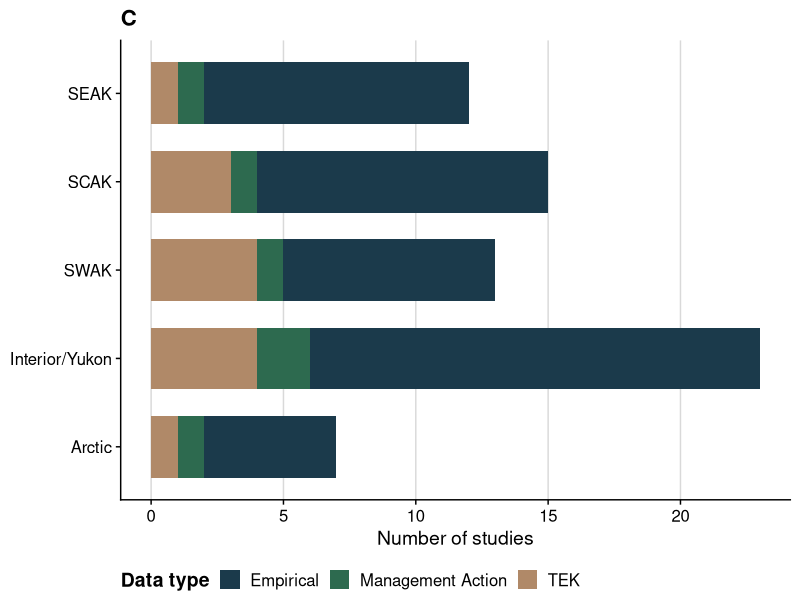
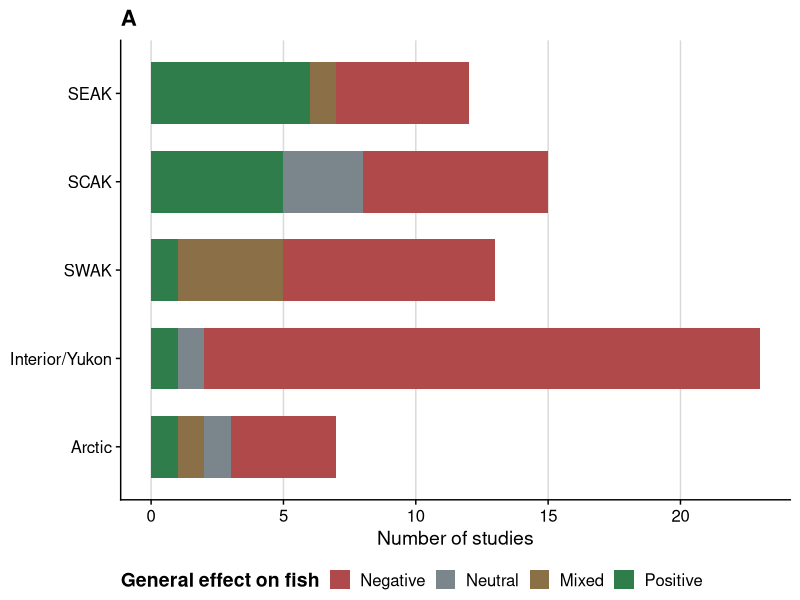
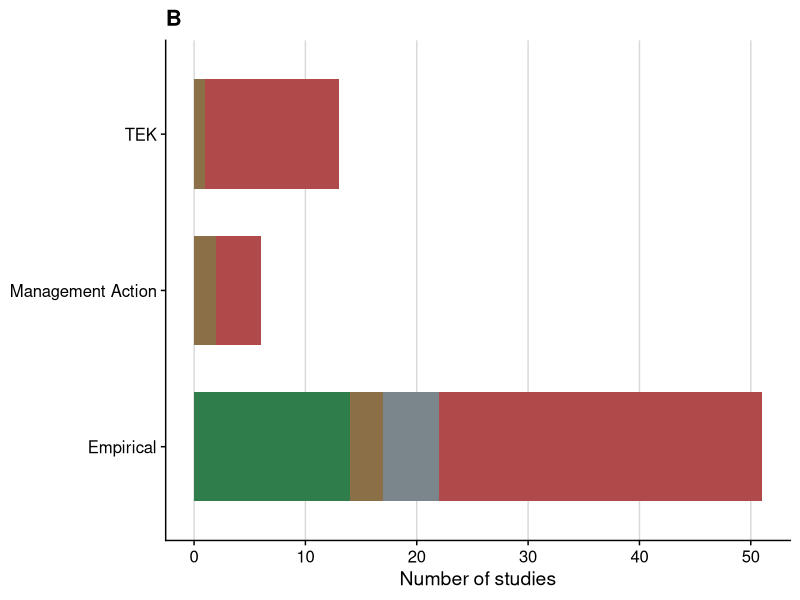
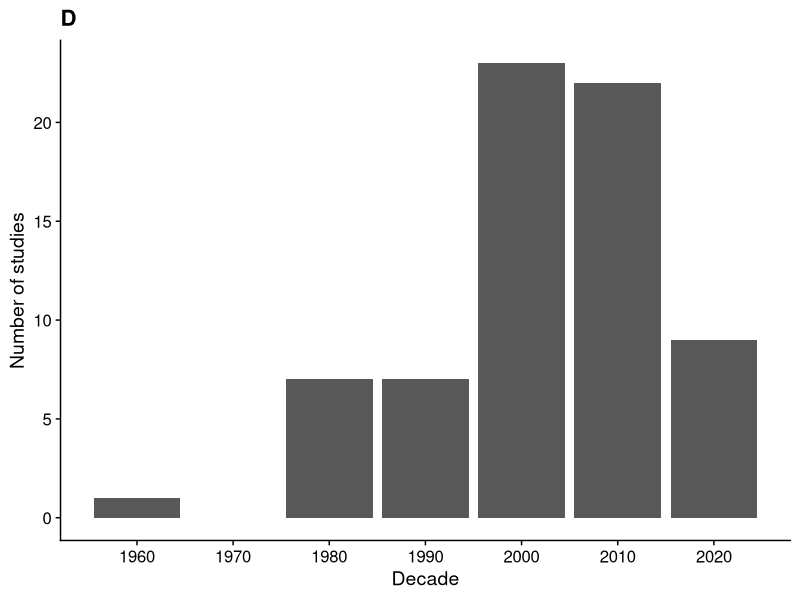
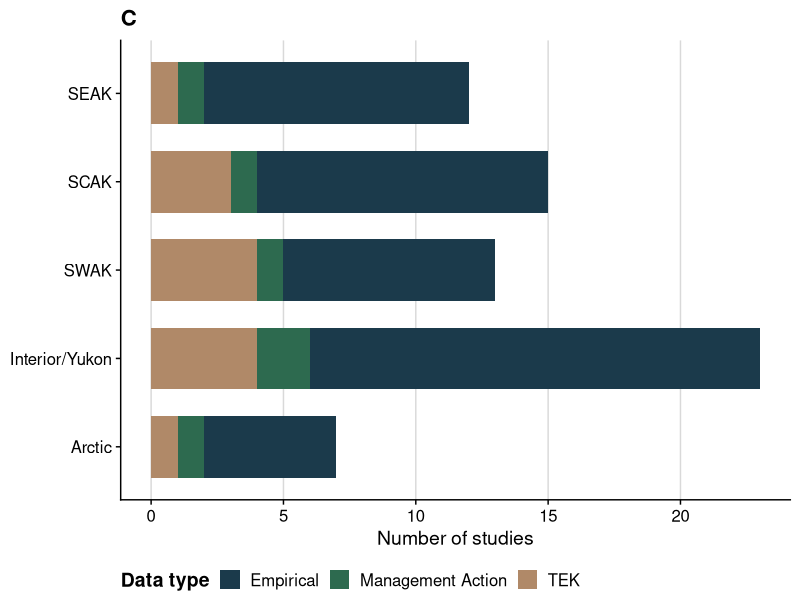
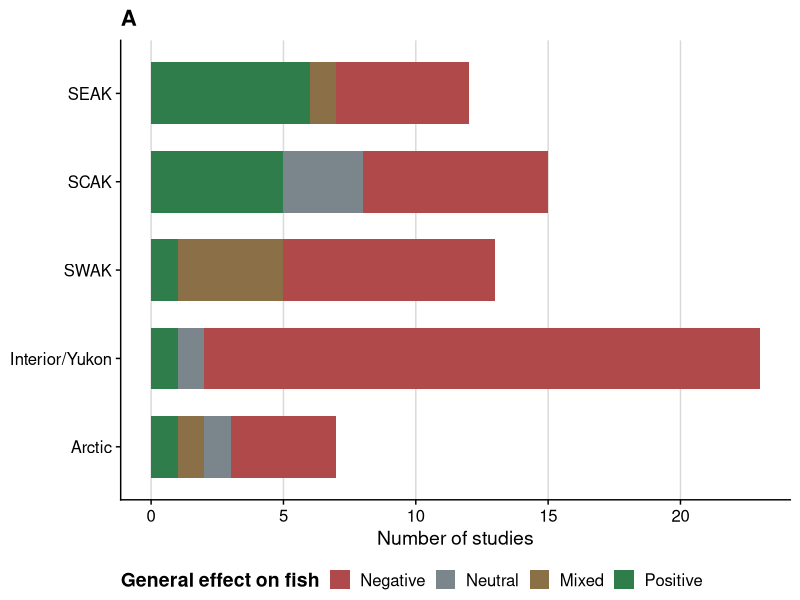
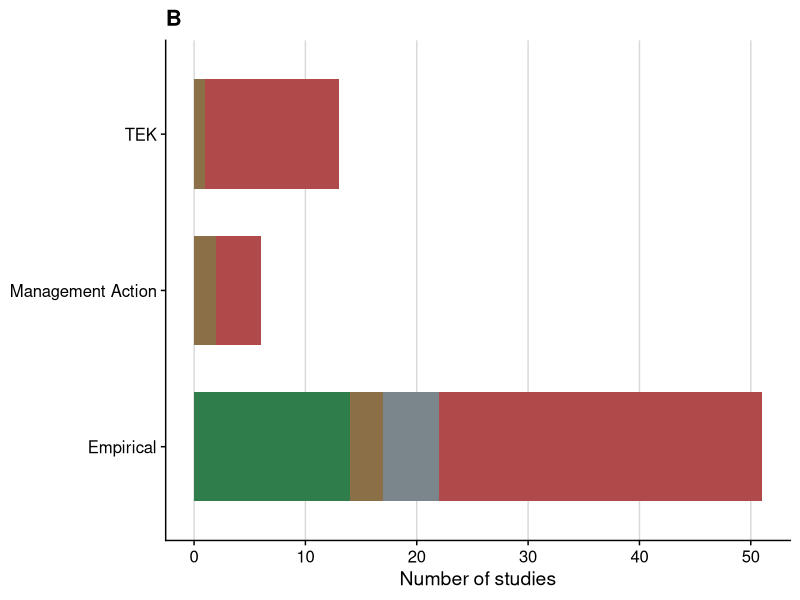
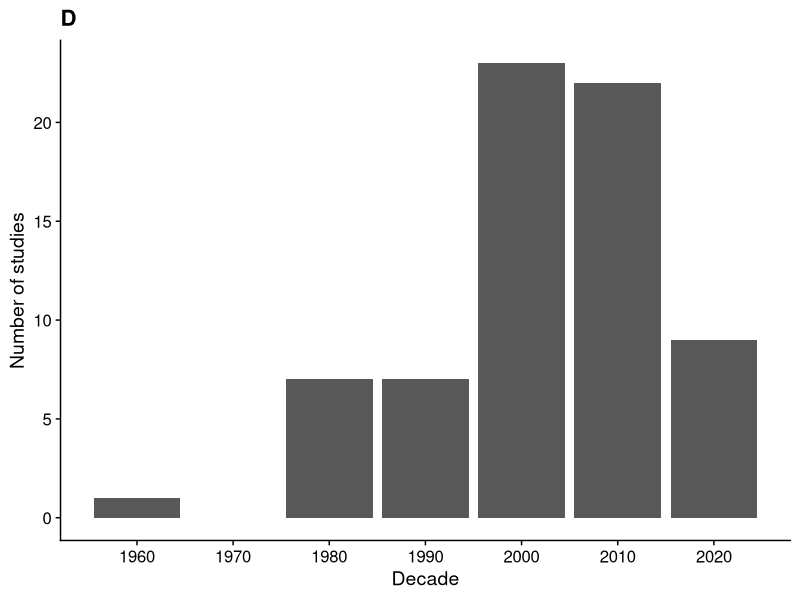

These figures' R source, in order:
################################################################################
#################### Alaska Beaver and Fish Literature Review ##################
################ Authors: Will Samuel (UAF) and Erin Larson (UAA) ##############
################################################################################
# Update log
# 2026-11-13: 70 documents included (was 69).
#   Samuel 2023 thesis split into two studies, consistent with Malison et al.
#   2014/2015/2016 (dissertation chapters counted separately):
#     Samuel et al. in press (Ecosphere; thesis Chapter 1, fish-passage simulations),
#       entered as Publication, Year = 2026 for the decade plot.
#     Samuel 2023 (thesis Chapter 2, eDNA/abundance sampling), Thesis/dissertation.
#   Both Empirical, Interior/Yukon, Negative. Count comments below updated.
#   Kroeker n.d. has no publication date (Year = NA), so the decade plot
#   (panel D) includes 69 of the 70 documents.
# 2026-10-27: 69 documents included (was 63).
#   Added: Taylor 2012, Netro 2008, von Finster 2012, Ott and Morris 2011,
#          de Graff 2018 (Interior/Yukon); Harding 1993 (SEAK).
#   Martin 1988 moved from SEAK to SCAK (Tiekel River, Copper River basin).
#   Somerville and Marie year corrected from 2006 to 2015.
#   Elliot 2011 corrected to Elliott 1992 (NAJFM 12:837-840).
#   Count comments below updated to match this version of the bibliography.
################################################################################



library(tidyverse)
library(ggplot2)
library(readxl)
library(cowplot)
library(patchwork)





#Quick data processing

#lit <- read_excel("Annotated bibliography.xlsx")
lit <- read_excel("Annotated bibliography Final.xlsx")
str(lit)



lit_filtered <- lit %>%
  filter(!is.na(Region), !is.na(`Data type`),
         `Include in Map` == "Y")
  
nrow(lit_filtered) #70 articles that directly discuss beaver/fish interactions



lit_filtered$Region <- factor(
  lit_filtered$Region,
  levels = c("Arctic", "Interior/Yukon", "SWAK", "SCAK", "SEAK")
)


lit_filtered <- lit_filtered %>%
  mutate(`General effect on fish` = na_if(`General effect on fish`, "NA"))





# Summary Statisitics -----------------------------------------------------
#Overall
nrow(lit_filtered) #70
sum(lit_filtered$`Article Type` == "Publication", na.rm = TRUE) #20
sum(lit_filtered$`Article Type` == "Agency report", na.rm = TRUE) #33
sum(lit_filtered$`Article Type` == "Thesis/dissertation", na.rm = TRUE) #11
sum(lit_filtered$`Article Type` == "Conference proceeding", na.rm = TRUE) #1
sum(lit_filtered$`Article Type` == "Book", na.rm = TRUE) #0
sum(lit_filtered$`Article Type` %in% c("White paper", "Unpublished data"), na.rm = TRUE) #5

sum(lit_filtered$`Data type` == "Empirical", na.rm = TRUE) #51
sum(lit_filtered$`Data type` == "Management Action", na.rm = TRUE) #6
sum(lit_filtered$`Data type` == "TEK", na.rm = TRUE) #13

sum(lit_filtered$`General effect on fish` == "Positive", na.rm = TRUE) #14
sum(lit_filtered$`General effect on fish` == "Negative", na.rm = TRUE) #45
sum(lit_filtered$`General effect on fish` == "Neutral", na.rm = TRUE) #5
sum(lit_filtered$`General effect on fish` == "Mixed", na.rm = TRUE) #6



#SEAK
sum(lit_filtered$Region == "SEAK", na.rm = TRUE) #12

sum(lit_filtered$`Data type` == "Empirical" & lit_filtered$Region == "SEAK", na.rm = TRUE) #10
sum(lit_filtered$`Data type` == "Management Action" & lit_filtered$Region == "SEAK", na.rm = TRUE) #1
sum(lit_filtered$`Data type` == "TEK" & lit_filtered$Region == "SEAK", na.rm = TRUE) #1


sum(lit_filtered$`Article Type` == "Publication" & lit_filtered$Region == "SEAK", na.rm = TRUE) #5
sum(lit_filtered$`Article Type` == "Agency report" & lit_filtered$Region == "SEAK", na.rm = TRUE) #4
sum(lit_filtered$`Article Type` == "Thesis/dissertation" & lit_filtered$Region == "SEAK", na.rm = TRUE) #1


#SCAK
sum(lit_filtered$Region == "SCAK", na.rm = TRUE) #15

sum(lit_filtered$`Data type` == "Empirical" & lit_filtered$Region == "SCAK", na.rm = TRUE) #11
sum(lit_filtered$`Data type` == "Management Action" & lit_filtered$Region == "SCAK", na.rm = TRUE) #1
sum(lit_filtered$`Data type` == "TEK" & lit_filtered$Region == "SCAK", na.rm = TRUE) #3


#SWAK
sum(lit_filtered$Region == "SWAK", na.rm = TRUE) #13

sum(lit_filtered$`Data type` == "Empirical" & lit_filtered$Region == "SWAK", na.rm = TRUE) #8
sum(lit_filtered$`Data type` == "Management Action" & lit_filtered$Region == "SWAK", na.rm = TRUE) #1
sum(lit_filtered$`Data type` == "TEK" & lit_filtered$Region == "SWAK", na.rm = TRUE) #4


#Interior/Yukon
sum(lit_filtered$Region == "Interior/Yukon", na.rm = TRUE) #23

sum(lit_filtered$`Data type` == "Empirical" & lit_filtered$Region == "Interior/Yukon", na.rm = TRUE) #17
sum(lit_filtered$`Data type` == "Management Action" & lit_filtered$Region == "Interior/Yukon", na.rm = TRUE) #2
sum(lit_filtered$`Data type` == "TEK" & lit_filtered$Region == "Interior/Yukon", na.rm = TRUE) #4


#Arctic

sum(lit_filtered$Region == "Arctic", na.rm = TRUE) #7

sum(lit_filtered$`Data type` == "Empirical" & lit_filtered$Region == "Arctic", na.rm = TRUE) #5
sum(lit_filtered$`Data type` == "Management Action" & lit_filtered$Region == "Arctic", na.rm = TRUE) #1
sum(lit_filtered$`Data type` == "TEK" & lit_filtered$Region == "Arctic", na.rm = TRUE) #1




# Plotting ----------------------------------------------------------------


cols <- c(
  "#1B3A4B",
  "#2A6F97",
  "#61A5C2",
  "#2D6A4F",
  "#74C69D",
  "#B08968",
  "#D9ED92"
)


cols <- c("#1B3A4B", "#2D6A4F", "#B08968")



Regions_plot <- ggplot(lit_filtered, aes(x = Region, fill = `Data type`)) +
  geom_bar(width = 0.7) + #color = "black",
  coord_flip() +
  scale_fill_manual(values = cols) +
  labs(title = "C", x = NULL, y = "Number of studies", fill = "Data type") +
  theme_cowplot() +
  theme(
    legend.position = "bottom",
    legend.title = element_text(face = "bold"),
    axis.text.y = element_text(size = 12),
    axis.text.x = element_text(size = 12),
    panel.grid.major.x = element_line(color = "grey85"),
    panel.grid.major.y = element_blank()
  )
Regions_plot

ggsave("Figures/Regions_plot.jpeg", Regions_plot, 
       width = 7, 
       height = 5, 
       dpi = 300)



cols_effect <- c(
  "Negative" = "#B04A4A",
  "Neutral" = "#7A868C",
  "Mixed" = "#8B6F47",
  "Positive" = "#2F7D4A"
)

effect_order <- c("Negative", "Neutral", "Mixed", "Positive")

lit_filtered2 <- lit_filtered %>%
  mutate(`General effect on fish` = factor(`General effect on fish`, levels = effect_order))





effects_plot <- ggplot(lit_filtered2, aes(x = Region, fill = `General effect on fish`)) +
  geom_bar(
    data = dplyr::filter(lit_filtered2, !is.na(`General effect on fish`)),
    width = 0.7
  ) +
  coord_flip() +
  scale_fill_manual(
    values = cols_effect,
    limits = effect_order,
    breaks = effect_order
  ) +
  labs(title = "A", x = NULL, y = "Number of studies", fill = "General effect on fish") +
  theme_cowplot() +
  theme(
    legend.position = "bottom",
    legend.title = element_text(face = "bold"),
    axis.text.y = element_text(size = 12),
    axis.text.x = element_text(size = 12),
    panel.grid.major.x = element_line(color = "grey85"),
    panel.grid.major.y = element_blank()
  )

effects_plot

ggsave("Figures/effects_plot.jpeg", effects_plot, 
       width = 8, 
       height = 6, 
       dpi = 300)




datatype_plot <- ggplot(lit_filtered2, aes(x = `Data type`, fill = `General effect on fish`)) +
  geom_bar(
    data = dplyr::filter(lit_filtered2, !is.na(`General effect on fish`)),
    width = 0.7
  ) +
  coord_flip() +
  scale_fill_manual(
    values = cols_effect,
    limits = effect_order,
    breaks = effect_order
  ) +
  labs(title = "B", x = NULL, y = "Number of studies", fill = "General effect on fish") +
  theme_cowplot() +
  theme(
    legend.position = "none",
    legend.title = element_text(face = "bold"),
    axis.text.y = element_text(size = 12),
    axis.text.x = element_text(size = 12),
    panel.grid.major.x = element_line(color = "grey85"),
    panel.grid.major.y = element_blank()
  )

datatype_plot

ggsave("Figures/datatype_plot.jpeg", datatype_plot, 
       width = 8, 
       height = 6, 
       dpi = 300)




pubs_over_time <- lit_filtered %>%
  mutate(
    Year = as.numeric(Year),
    Decade = floor(Year / 10) * 10
  ) %>%
  ggplot(aes(x = Decade)) +
  geom_bar() +
  scale_x_continuous(breaks = seq(1960, 2030, 10)) +
  labs(title = "D", x = "Decade", y = "Number of studies") +
  theme_cowplot()
pubs_over_time

ggsave("Figures/pubs_over_time.jpeg", pubs_over_time, 
       width = 7, 
       height = 5, 
       dpi = 300)



panel <- (effects_plot + datatype_plot)/(Regions_plot + pubs_over_time)

ggsave("Figures/panel.jpeg", panel, 
       width = 12, 
       height = 10, 
       dpi = 300)
